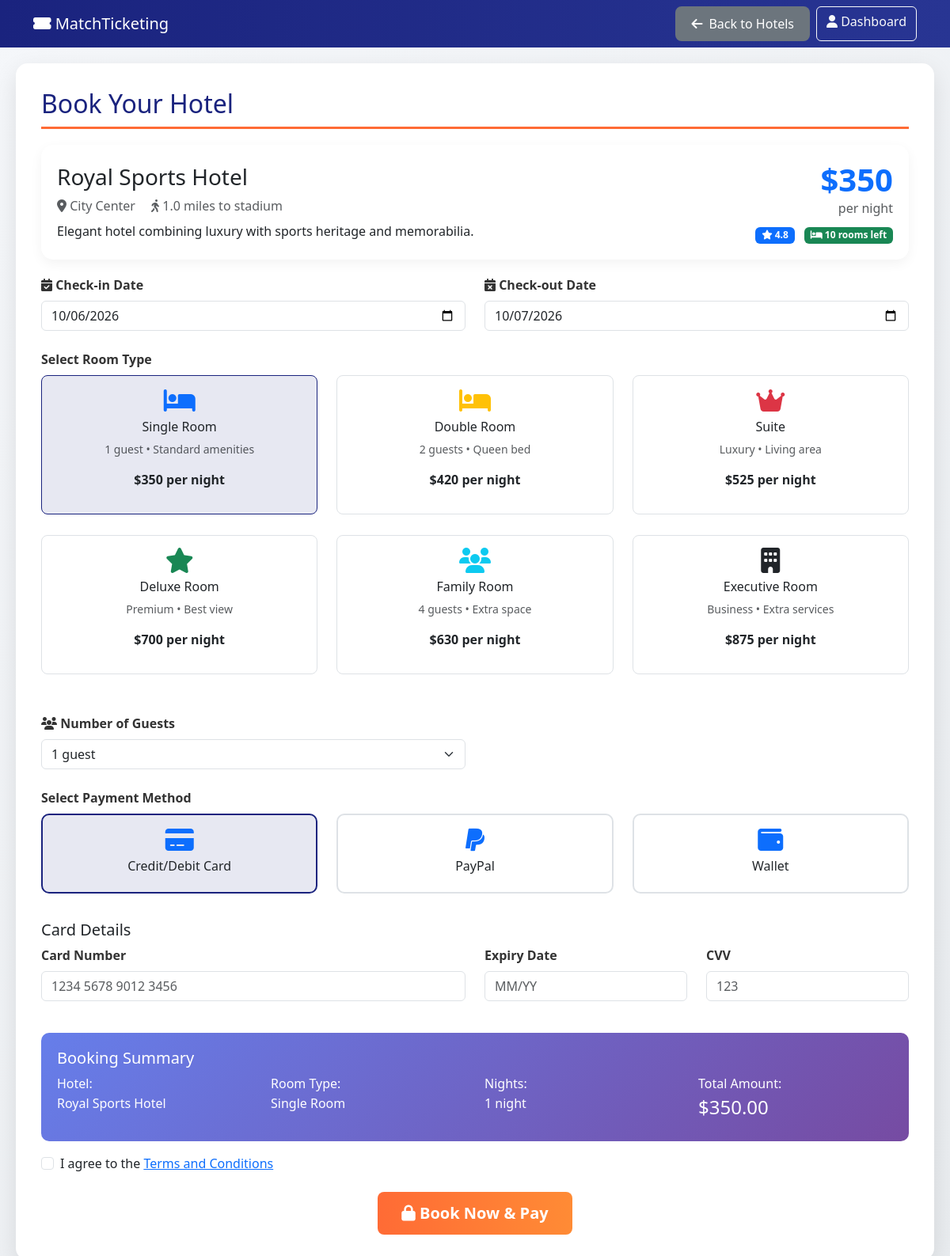
The app's page /book_hotel.php?hotel_id=8 (signed in) with its own data.
### tables this page shows
CREATE TABLE `hotels` (
  `id` int(11) NOT NULL,
  `name` varchar(255) NOT NULL,
  `location` varchar(255) NOT NULL,
  `description` text DEFAULT NULL,
  `price_per_night` decimal(10,2) NOT NULL,
  `available_rooms` int(11) DEFAULT 0,
  `rating` decimal(3,1) DEFAULT 0.0,
  `amenities` text DEFAULT NULL,
  `image` varchar(500) DEFAULT NULL,
  `distance_to_stadium` varchar(50) DEFAULT NULL,
  `created_at` timestamp NOT NULL DEFAULT current_timestamp()
);

### book_hotel.php (the view, shortened to what the rows shown need)
<?php
require_once 'config.php';
$selected_hotel_id = isset($_GET['hotel_id']) ? (int)$_GET['hotel_id'] : 0;
$hotel = null;
if ($selected_hotel_id > 0) {
    $hotel = getHotelById($selected_hotel_id);
}
$success = false;
$booking_data = null;
?>
<!DOCTYPE html>
<html lang="en">
<head>
    <link href="https://cdn.jsdelivr.net/npm/bootstrap@5.3.2/dist/css/bootstrap.min.css" rel="stylesheet">
    <link href="https://cdnjs.cloudflare.com/ajax/libs/font-awesome/6.5.0/css/all.min.css" rel="stylesheet">
</head>
<body>
    <div class="booking-container">
        <?php if($success && $booking_data): ?>
        <div class="success-card">
            <div class="success-icon">
                <i class="fas fa-check fa-2x text-white"></i>
            </div>
            <h2 class="text-success mb-3">Booking Successful!</h2>
            <p class="lead mb-4">Your hotel has been booked and payment processed successfully.</p>
            <div class="booking-details text-start">
                <h4 class="mb-3">Booking Details</h4>
                <div class="row">
                    <div class="col-md-6">
                        <p><strong>Booking ID:</strong> <?php echo $booking_data['booking_id']; ?></p>
                        <p><strong>Hotel:</strong> <?php echo htmlspecialchars($booking_data['hotel_name']); ?></p>
                        <p><strong>Location:</strong> <?php echo htmlspecialchars($booking_data['location']); ?></p>
                        <p><strong>Check-in:</strong> <?php echo date('F j, Y', strtotime($booking_data['check_in'])); ?></p>
                        <p><strong>Check-out:</strong> <?php echo date('F j, Y', strtotime($booking_data['check_out'])); ?></p>
                    </div>
                    <div class="col-md-6">
                        <p><strong>Room Type:</strong> <?php echo ucfirst($booking_data['room_type']); ?></p>
                        <p><strong>Nights:</strong> <?php echo $booking_data['nights']; ?></p>
                        <p><strong>Guests:</strong> <?php echo $booking_data['guests']; ?></p>
                        <p><strong>Price per Night:</strong> $<?php echo number_format($booking_data['price_per_night'], 2); ?></p>
                        <p><strong>Total Amount:</strong> $<?php echo number_format($booking_data['total_amount'], 2); ?></p>
                    </div>
                </div>
                <hr>
                <div class="row">
                    <div class="col-md-6">
                        <p><strong>Payment Method:</strong> <?php echo ucfirst($booking_data['payment_method']); ?></p>
                    </div>
                    <div class="col-md-6">
                        <p><strong>Transaction ID:</strong> <?php echo $booking_data['transaction_id']; ?></p>
                    </div>
                </div>
                <p class="text-muted mt-3"><small>Booking Date: <?php echo $booking_data['booking_date']; ?></small></p>
            </div>
            <div class="mt-4">
                <a href="hotels.php" class="btn btn-outline-primary me-2">
                    <i class="fas fa-hotel"></i> Book Another Hotel
                </a>
                <a href="dashboard.php" class="btn btn-primary">
                    <i class="fas fa-user"></i> View in Dashboard
                </a>
            </div>
        </div>
        <?php else: ?>
        <div class="booking-card">
            <h2 class="section-title">Book Your Hotel</h2>
            <div class="hotel-info-card">
                <div class="row align-items-center">
                    <div class="col-md-8">
                        <h3><?php echo htmlspecialchars($hotel['name']); ?></h3>
                        <p class="text-muted mb-2">
                            <i class="fas fa-map-marker-alt"></i> <?php echo htmlspecialchars($hotel['location']); ?>
                            <?php if(isset($hotel['distance_to_stadium'])): ?>
                            <span class="ms-3"><i class="fas fa-walking"></i> <?php echo $hotel['distance_to_stadium']; ?> to stadium</span>
                            <?php endif; ?>
                        </p>
                        <p class="mb-0"><?php echo htmlspecialchars($hotel['description']); ?></p>
                    </div>
                    <div class="col-md-4 text-end">
                        <div class="display-6 fw-bold text-primary">$<?php echo number_format($hotel['price_per_night'], 0); ?></div>
                        <div class="text-muted">per night</div>
                        <div class="mt-2">
                            <span class="badge bg-primary">
                                <i class="fas fa-star"></i> <?php echo number_format($hotel['rating'], 1); ?>
                            </span>
                            <span class="badge bg-success ms-2">
                                <i class="fas fa-bed"></i> <?php echo $hotel['available_rooms']; ?> rooms left
                            </span>
                        </div>
                    </div>
                </div>
            </div>
            <form method="POST" id="bookingForm">
                <div class="row mb-4">
                    <div class="col-md-6">
                        <label class="form-label">
                            <i class="fas fa-calendar-check"></i> Check-in Date
                        </label>
                        <input type="date" class="form-control" name="check_in" id="check_in"
                               min="<?php echo date('Y-m-d'); ?>" required>
                    </div>
                    <div class="col-md-6">
                        <label class="form-label">
                            <i class="fas fa-calendar-times"></i> Check-out Date
                        </label>
                        <input type="date" class="form-control" name="check_out" id="check_out" required>
                    </div>
                </div>
                <div class="mb-4">
                    <label class="form-label">Select Room Type</label>
                    <div class="row">
                        <div class="col-md-4 mb-3">
                            <div class="room-option" data-room-type="single">
                                <div class="text-center">
                                    <i class="fas fa-bed fa-2x text-primary mb-2"></i>
                                    <h6>Single Room</h6>
                                    <p class="small text-muted">1 guest • Standard amenities</p>
                                    <p class="fw-bold">$<?php echo number_format($hotel['price_per_night'], 0); ?> per night</p>
                                </div>
                            </div>
                        </div>
                        <div class="col-md-4 mb-3">
                            <div class="room-option" data-room-type="double">
                                <div class="text-center">
                                    <i class="fas fa-bed fa-2x text-warning mb-2"></i>
                                    <h6>Double Room</h6>
                                    <p class="small text-muted">2 guests • Queen bed</p>
                                    <p class="fw-bold">$<?php echo number_format($hotel['price_per_night'] * 1.2, 0); ?> per night</p>
                                </div>
                            </div>
                        </div>
                        <div class="col-md-4 mb-3">
                            <div class="room-option" data-room-type="suite">
                                <div class="text-center">
                                    <i class="fas fa-crown fa-2x text-danger mb-2"></i>
                                    <h6>Suite</h6>
                                    <p class="small text-muted">Luxury • Living area</p>
                                    <p class="fw-bold">$<?php echo number_format($hotel['price_per_night'] * 1.5, 0); ?> per night</p>
                                </div>
                            </div>
                        </div>
                    </div>
                    <div class="row">
                        <div class="col-md-4 mb-3">
                            <div class="room-option" data-room-type="deluxe">
                                <div class="text-center">
                                    <i class="fas fa-star fa-2x text-success mb-2"></i>
                                    <h6>Deluxe Room</h6>
                                    <p class="small text-muted">Premium • Best view</p>
                                    <p class="fw-bold">$<?php echo number_format($hotel['price_per_night'] * 2, 0); ?> per night</p>
                                </div>
                            </div>
                        </div>
                        <div class="col-md-4 mb-3">
                            <div class="room-option" data-room-type="family">
                                <div class="text-center">
                                    <i class="fas fa-users fa-2x text-info mb-2"></i>
                                    <h6>Family Room</h6>
                                    <p class="small text-muted">4 guests • Extra space</p>
                                    <p class="fw-bold">$<?php echo number_format($hotel['price_per_night'] * 1.8, 0); ?> per night</p>
                                </div>
                            </div>
                        </div>
                        <div class="col-md-4 mb-3">
                            <div class="room-option" data-room-type="executive">
                                <div class="text-center">
                                    <i class="fas fa-building fa-2x text-dark mb-2"></i>
                                    <h6>Executive Room</h6>
                                    <p class="small text-muted">Business • Extra services</p>
                                    <p class="fw-bold">$<?php echo number_format($hotel['price_per_night'] * 2.5, 0); ?> per night</p>
                                </div>
                            </div>
                        </div>
                    </div>
                </div>
                <div class="row mb-4">
                    <div class="col-md-6">
                        <label class="form-label">
                            <i class="fas fa-users"></i> Number of Guests
                        </label>
                        <select class="form-select" name="guests" id="guests" required>
                            <?php for($i = 1; $i <= 6; $i++): ?>
                            <option value="<?php echo $i; ?>"><?php echo $i; ?> guest<?php echo $i > 1 ? 's' : ''; ?></option>
                            <?php endfor; ?>
                        </select>
                    </div>
                </div>
                <div class="mb-4">
                    <label class="form-label">Select Payment Method</label>
                    <div class="row">
                        <div class="col-md-4">
                            <div class="payment-method" data-method="card">
                                <div class="text-center">
                                    <i class="fas fa-credit-card fa-2x text-primary mb-2"></i>
                                    <h6>Credit/Debit Card</h6>
                                </div>
                            </div>
                        </div>
                        <div class="col-md-4">
                            <div class="payment-method" data-method="paypal">
                                <div class="text-center">
                                    <i class="fab fa-paypal fa-2x text-primary mb-2"></i>
                                    <h6>PayPal</h6>
                                </div>
                            </div>
                        </div>
                        <div class="col-md-4">
                            <div class="payment-method" data-method="wallet">
                                <div class="text-center">
                                    <i class="fas fa-wallet fa-2x text-primary mb-2"></i>
                                    <h6>Wallet</h6>
                                </div>
                            </div>
                        </div>
                    </div>
                </div>
                <div id="cardDetails" class="mb-4">
                    <h5>Card Details</h5>
                    <div class="row">
                        <div class="col-md-6 mb-3">
                            <label class="form-label">Card Number</label>
                            <input type="text" class="form-control" placeholder="1234 5678 9012 3456" maxlength="19">
                        </div>
                        <div class="col-md-3 mb-3">
                            <label class="form-label">Expiry Date</label>
                            <input type="text" class="form-control" placeholder="MM/YY" maxlength="5">
                        </div>
                        <div class="col-md-3 mb-3">
                            <label class="form-label">CVV</label>
                            <input type="text" class="form-control" placeholder="123" maxlength="4">
                        </div>
                    </div>
                </div>
                <div class="booking-preview">
                    <h5>Booking Summary</h5>
                    <div class="row">
                        <div class="col-md-3">
                            <p class="mb-1">Hotel:</p>
                            <h6><?php echo htmlspecialchars($hotel['name']); ?></h6>
                        </div>
                        <div class="col-md-3">
                            <p class="mb-1">Room Type:</p>
                            <h6 id="preview_room">Single Room</h6>
                        </div>
                        <div class="col-md-3">
                            <p class="mb-1">Nights:</p>
                            <h6 id="preview_nights">0</h6>
                        </div>
                        <div class="col-md-3">
                            <p class="mb-1">Total Amount:</p>
                            <h4 id="preview_total">$0.00</h4>
                        </div>
                    </div>
                </div>
                <div class="form-check mb-4 mt-3">
                    <input class="form-check-input" type="checkbox" id="terms" required>
                    <label class="form-check-label" for="terms">
                        I agree to the <a href="#" data-bs-toggle="modal" data-bs-target="#termsModal">Terms and Conditions</a>
                    </label>
                </div>
                <div class="text-center">
                    <button type="submit" class="btn btn-booking btn-lg">
                        <i class="fas fa-lock"></i> Book Now & Pay
                    </button>
                </div>
            </form>
        </div>
        <?php endif; ?>
    </div>
</body>
</html>

### records on screen
hotels: name "Royal Sports Hotel", location "City Center", distance_to_stadium "1.0 miles", description "Elegant hotel combining luxury with sports heritage and memorabilia.", price_per_night "350", rating "4.8", available_rooms "10", $hotel['price_per_night']*1.2 "420", $hotel['price_per_night']*1.5 "525", $hotel['price_per_night']*2 "700", $hotel['price_per_night']*1.8 "630", $hotel['price_per_night']*2.5 "875"

### other values on screen
form field guests "1 guest"
